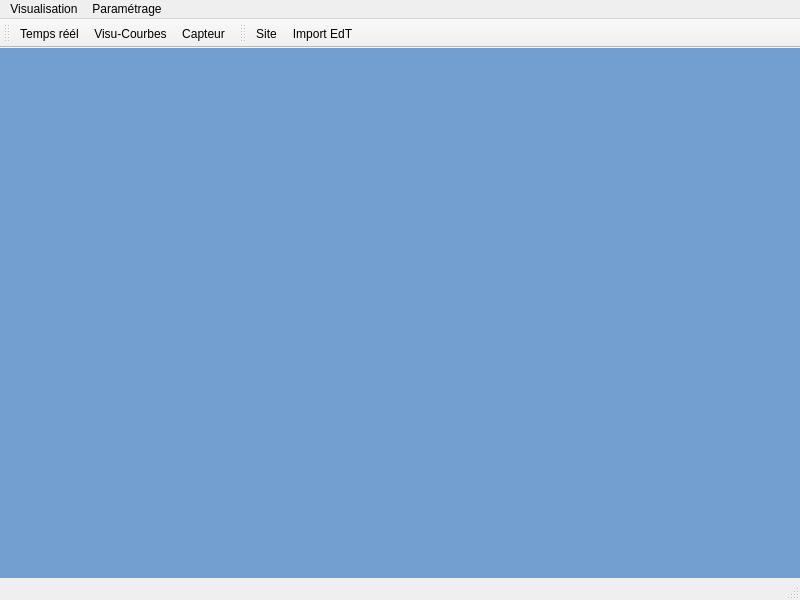
<?xml version="1.0" encoding="UTF-8"?>
<ui version="4.0">
 <class>MainWindow</class>
 <widget class="QMainWindow" name="MainWindow">
  <property name="geometry">
   <rect>
    <x>0</x>
    <y>0</y>
    <width>800</width>
    <height>600</height>
   </rect>
  </property>
  <property name="maximumSize">
   <size>
    <width>800</width>
    <height>600</height>
   </size>
  </property>
  <property name="baseSize">
   <size>
    <width>0</width>
    <height>0</height>
   </size>
  </property>
  <property name="windowTitle">
   <string>MainWindow</string>
  </property>
  <widget class="QWidget" name="centralwidget">
   <widget class="QStackedWidget" name="stackedWidget">
    <property name="geometry">
     <rect>
      <x>0</x>
      <y>0</y>
      <width>801</width>
      <height>531</height>
     </rect>
    </property>
    <property name="styleSheet">
     <string notr="true">background-color: rgb(114, 159, 207);</string>
    </property>
    <property name="currentIndex">
     <number>2</number>
    </property>
    <widget class="QWidget" name="Temps_reel">
     <widget class="QTableView" name="tableView">
      <property name="geometry">
       <rect>
        <x>40</x>
        <y>40</y>
        <width>701</width>
        <height>331</height>
       </rect>
      </property>
      <property name="sizePolicy">
       <sizepolicy hsizetype="Fixed" vsizetype="Fixed">
        <horstretch>0</horstretch>
        <verstretch>0</verstretch>
       </sizepolicy>
      </property>
      <property name="styleSheet">
       <string notr="true">background-color: rgb(255, 255, 255);
color: rgb(114, 159, 207);</string>
      </property>
      <property name="editTriggers">
       <set>QAbstractItemView::NoEditTriggers</set>
      </property>
      <property name="selectionMode">
       <enum>QAbstractItemView::NoSelection</enum>
      </property>
     </widget>
    </widget>
    <widget class="QWidget" name="Capteur"/>
    <widget class="QWidget" name="VisuCourbes">
     <widget class="QWidget" name="gridLayoutWidget">
      <property name="geometry">
       <rect>
        <x>30</x>
        <y>20</y>
        <width>741</width>
        <height>471</height>
       </rect>
      </property>
      <layout class="QGridLayout" name="gridLayout"/>
     </widget>
    </widget>
    <widget class="QWidget" name="Site">
     <widget class="QLineEdit" name="lineEdit">
      <property name="geometry">
       <rect>
        <x>130</x>
        <y>50</y>
        <width>101</width>
        <height>21</height>
       </rect>
      </property>
      <property name="styleSheet">
       <string notr="true">background-color: rgb(255, 255, 255);</string>
      </property>
     </widget>
     <widget class="QLabel" name="label">
      <property name="geometry">
       <rect>
        <x>170</x>
        <y>30</y>
        <width>31</width>
        <height>16</height>
       </rect>
      </property>
      <property name="text">
       <string>Salle </string>
      </property>
     </widget>
     <widget class="QLabel" name="label_2">
      <property name="geometry">
       <rect>
        <x>270</x>
        <y>30</y>
        <width>58</width>
        <height>16</height>
       </rect>
      </property>
      <property name="text">
       <string>Batiment</string>
      </property>
     </widget>
     <widget class="QLineEdit" name="lineEdit_2">
      <property name="geometry">
       <rect>
        <x>250</x>
        <y>50</y>
        <width>101</width>
        <height>21</height>
       </rect>
      </property>
      <property name="styleSheet">
       <string notr="true">background-color: rgb(255, 255, 255);</string>
      </property>
     </widget>
    </widget>
    <widget class="QWidget" name="Import_EdT">
     <widget class="QCalendarWidget" name="calendarWidget_2">
      <property name="geometry">
       <rect>
        <x>10</x>
        <y>10</y>
        <width>461</width>
        <height>231</height>
       </rect>
      </property>
      <property name="styleSheet">
       <string notr="true">background-color: rgb(255, 255, 255);</string>
      </property>
     </widget>
    </widget>
   </widget>
  </widget>
  <widget class="QMenuBar" name="menubar">
   <property name="geometry">
    <rect>
     <x>0</x>
     <y>0</y>
     <width>800</width>
     <height>20</height>
    </rect>
   </property>
   <widget class="QMenu" name="menuVisualisation">
    <property name="title">
     <string>Visualisation</string>
    </property>
    <addaction name="actionTemps_r_l"/>
    <addaction name="actionCapteur"/>
    <addaction name="actionVisu_Courbes"/>
   </widget>
   <widget class="QMenu" name="menuParam_trage">
    <property name="title">
     <string>Paramétrage</string>
    </property>
    <addaction name="actionSite"/>
    <addaction name="actionImport_EdT"/>
   </widget>
   <addaction name="menuVisualisation"/>
   <addaction name="menuParam_trage"/>
  </widget>
  <widget class="QStatusBar" name="statusbar"/>
  <widget class="QToolBar" name="toolBar">
   <property name="windowTitle">
    <string>toolBar</string>
   </property>
   <property name="toolButtonStyle">
    <enum>Qt::ToolButtonTextBesideIcon</enum>
   </property>
   <attribute name="toolBarArea">
    <enum>TopToolBarArea</enum>
   </attribute>
   <attribute name="toolBarBreak">
    <bool>false</bool>
   </attribute>
   <addaction name="actionTemps_r_l"/>
   <addaction name="actionVisu_Courbes"/>
   <addaction name="actionCapteur"/>
  </widget>
  <widget class="QToolBar" name="toolBar_2">
   <property name="windowTitle">
    <string>toolBar_2</string>
   </property>
   <attribute name="toolBarArea">
    <enum>TopToolBarArea</enum>
   </attribute>
   <attribute name="toolBarBreak">
    <bool>false</bool>
   </attribute>
   <addaction name="actionSite"/>
   <addaction name="actionImport_EdT"/>
  </widget>
  <action name="actionSite">
   <property name="text">
    <string>Site</string>
   </property>
  </action>
  <action name="actionImport_EdT">
   <property name="text">
    <string>Import EdT</string>
   </property>
  </action>
  <action name="actionCapteur">
   <property name="text">
    <string>Capteur</string>
   </property>
  </action>
  <action name="actionTemps_r_l">
   <property name="text">
    <string>Temps réél</string>
   </property>
  </action>
  <action name="actionVisu_Courbes">
   <property name="text">
    <string>Visu-Courbes</string>
   </property>
  </action>
 </widget>
 <resources/>
 <connections/>
</ui>
